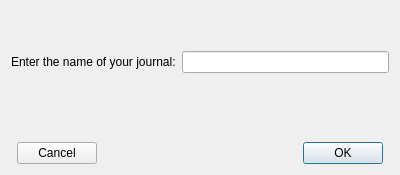
<?xml version="1.0" encoding="UTF-8"?>
<ui version="4.0">
 <class>namePrompt</class>
 <widget class="QDialog" name="namePrompt">
  <property name="geometry">
   <rect>
    <x>0</x>
    <y>0</y>
    <width>400</width>
    <height>175</height>
   </rect>
  </property>
  <property name="sizePolicy">
   <sizepolicy hsizetype="Fixed" vsizetype="Fixed">
    <horstretch>0</horstretch>
    <verstretch>0</verstretch>
   </sizepolicy>
  </property>
  <property name="minimumSize">
   <size>
    <width>400</width>
    <height>175</height>
   </size>
  </property>
  <property name="maximumSize">
   <size>
    <width>400</width>
    <height>175</height>
   </size>
  </property>
  <property name="windowTitle">
   <string>Dialog</string>
  </property>
  <layout class="QGridLayout" name="gridLayout">
   <item row="2" column="1">
    <widget class="QLineEdit" name="name_field">
     <property name="mouseTracking">
      <bool>true</bool>
     </property>
     <property name="focusPolicy">
      <enum>Qt::FocusPolicy::StrongFocus</enum>
     </property>
     <property name="styleSheet">
      <string notr="true">QLineEdit:focus{
outline:none;
}</string>
     </property>
     <property name="placeholderText">
      <string/>
     </property>
    </widget>
   </item>
   <item row="2" column="0">
    <widget class="QLabel" name="label">
     <property name="text">
      <string>Enter the name of your journal:</string>
     </property>
    </widget>
   </item>
   <item row="4" column="0" colspan="2">
    <layout class="QHBoxLayout" name="horizontalLayout">
     <property name="spacing">
      <number>-1</number>
     </property>
     <item alignment="Qt::AlignmentFlag::AlignRight|Qt::AlignmentFlag::AlignBottom">
      <widget class="QPushButton" name="cancel_btn">
       <property name="focusPolicy">
        <enum>Qt::FocusPolicy::TabFocus</enum>
       </property>
       <property name="styleSheet">
        <string notr="true"/>
       </property>
       <property name="text">
        <string>Cancel</string>
       </property>
       <property name="autoDefault">
        <bool>false</bool>
       </property>
       <property name="default">
        <bool>false</bool>
       </property>
      </widget>
     </item>
     <item>
      <spacer name="horizontalSpacer">
       <property name="orientation">
        <enum>Qt::Orientation::Horizontal</enum>
       </property>
       <property name="sizeType">
        <enum>QSizePolicy::Policy::Fixed</enum>
       </property>
       <property name="sizeHint" stdset="0">
        <size>
         <width>200</width>
         <height>20</height>
        </size>
       </property>
      </spacer>
     </item>
     <item alignment="Qt::AlignmentFlag::AlignLeft|Qt::AlignmentFlag::AlignBottom">
      <widget class="QPushButton" name="ok_btn">
       <property name="font">
        <font>
         <stylestrategy>PreferDefault</stylestrategy>
         <kerning>true</kerning>
        </font>
       </property>
       <property name="mouseTracking">
        <bool>false</bool>
       </property>
       <property name="focusPolicy">
        <enum>Qt::FocusPolicy::TabFocus</enum>
       </property>
       <property name="statusTip">
        <string/>
       </property>
       <property name="autoFillBackground">
        <bool>false</bool>
       </property>
       <property name="styleSheet">
        <string notr="true"/>
       </property>
       <property name="text">
        <string>OK</string>
       </property>
       <property name="shortcut">
        <string/>
       </property>
       <property name="autoDefault">
        <bool>false</bool>
       </property>
       <property name="default">
        <bool>true</bool>
       </property>
       <property name="flat">
        <bool>false</bool>
       </property>
      </widget>
     </item>
    </layout>
   </item>
   <item row="1" column="0">
    <spacer name="verticalSpacer">
     <property name="orientation">
      <enum>Qt::Orientation::Vertical</enum>
     </property>
     <property name="sizeType">
      <enum>QSizePolicy::Policy::Fixed</enum>
     </property>
     <property name="sizeHint" stdset="0">
      <size>
       <width>20</width>
       <height>40</height>
      </size>
     </property>
    </spacer>
   </item>
  </layout>
 </widget>
 <tabstops>
  <tabstop>name_field</tabstop>
  <tabstop>cancel_btn</tabstop>
 </tabstops>
 <resources/>
 <connections/>
</ui>
